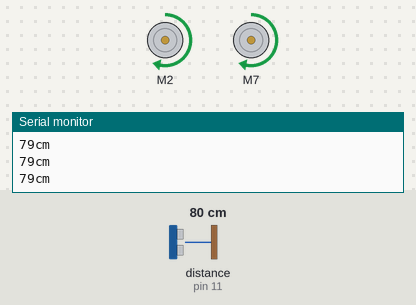
Simulated run of this sketch. Board: Arduino Uno, built with avr-gcc and run on an emulated ATmega328P. Shown: 2 × DC motor (green arrow = forward, orange = backward, longer = faster), the last lines printed to the serial monitor. Wiring (inferred from the names in the program): ultrasonic range finder: trigger pin 12; echo pin 11. The test bench sets the inputs (shaded band); at power-on: distance to the obstacle (sensor on pin 11) 80 cm. The echo pulse lasts 58.3 µs per cm.

Above: at 1.2 s.
1.3 s: distance to the obstacle (sensor on pin 11) set to 18 cm
2.8 s: distance to the obstacle (sensor on pin 11) set to 13 cm
At 4.0 s:
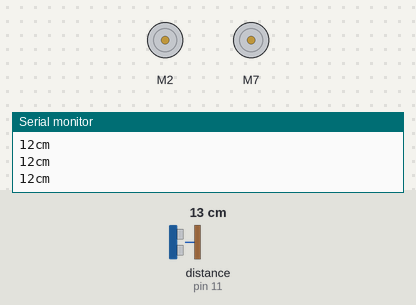
4.3 s: distance to the obstacle (sensor on pin 11) set to 8 cm
5.8 s: distance to the obstacle (sensor on pin 11) set to 5 cm
At 6.6 s:
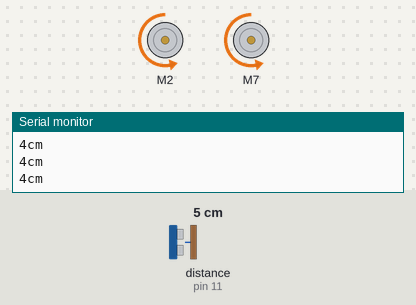
7.3 s: distance to the obstacle (sensor on pin 11) set to 9 cm
At 8.3 s:
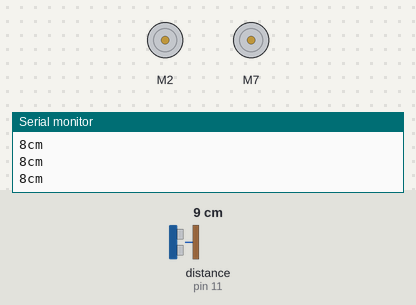
8.8 s: distance to the obstacle (sensor on pin 11) set to 2 cm
At 10.1 s:
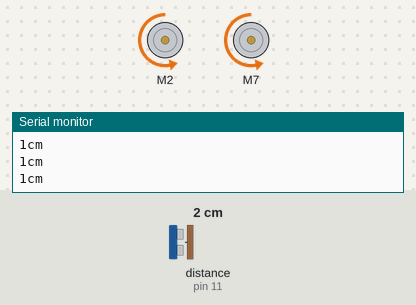
Timing chart, 0 to 11.3 s (numbered marks = the images above; inputs shaded):
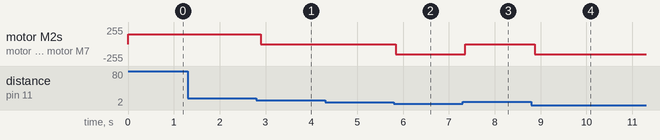

Measured:
- the behaviour switches between 16 and 15 cm on distance to the obstacle (sensor on pin 11) (found by bisection; images 0 and 1)
- the behaviour switches between 7 and 6 cm on distance to the obstacle (sensor on pin 11) (found by bisection; images 1 and 2)
- after the input at 2.8 s, motor M2, motor M7: forward 150/255 → stopped after 0.10 s
- after the input at 5.8 s, motor M2, motor M7: stopped → backward 150/255 at once
- after the input at 7.3 s, motor M2, motor M7: backward 150/255 → stopped after 0.05 s
- after the input at 8.8 s, motor M2, motor M7: stopped → backward 150/255 after 0.07 s

The sketch:

sketch_sep08a.ino
```cpp
#include <SparkFun_TB6612.h>
// 設定所有腳位對應 Arduino 的Pins
#define AIN1 2   // 控制輸入A1
#define AIN2 4   // 控制輸入A2
#define BIN1 7   // 控制輸入B1
#define BIN2 8   // 控制輸入B2
#define PWMA 5
#define PWMB 6
#define STBY 9

//超音波
int trigPin = 12;                  //Trig Pin
int echoPin = 11;                  //Echo Pin
long duration, cm, inches;

// 設定Offset，可以是 1 或 -1，1表示正轉，-1表示反轉
const int offsetA = 1;
const int offsetB = 1;

// 初始化馬達，設定控制板引腳

Motor motor1 = Motor(AIN1, AIN2, PWMA, offsetA, STBY);
Motor motor2 = Motor(BIN1, BIN2, PWMB, offsetB, STBY);

void setup()
{
  Serial.begin (9600);             // Serial Port begin
  pinMode(trigPin, OUTPUT);        // 定義輸入及輸出
  pinMode(echoPin, INPUT);
}

void loop() {
  while (true)
  {
    digitalWrite(trigPin, LOW);
    delayMicroseconds(5);
    digitalWrite(trigPin, HIGH);     // 給 Trig 高電位，持續 10微秒
    delayMicroseconds(10);
    digitalWrite(trigPin, LOW);
    pinMode(echoPin, INPUT);             // 讀取 echo 的電位
    duration = pulseIn(echoPin, HIGH);   // 收到高電位時的時間
    cm = (duration / 2) / 29.1;

    Serial.print(cm);
    Serial.print("cm");
    Serial.println();

    if (cm >= 15)
    {
      forward(motor1, motor2, 150);  // 兩個馬達以150的速度前進
    }
    else if (cm <= 5) {
      back(motor1, motor2, -150);  // 兩個馬達以150的速度後退
    }
    else if (cm < 15 and cm > 5)
    {
      brake(motor1, motor2);     // 兩個馬達停止
    }
    delay(100);
  }
}
```
